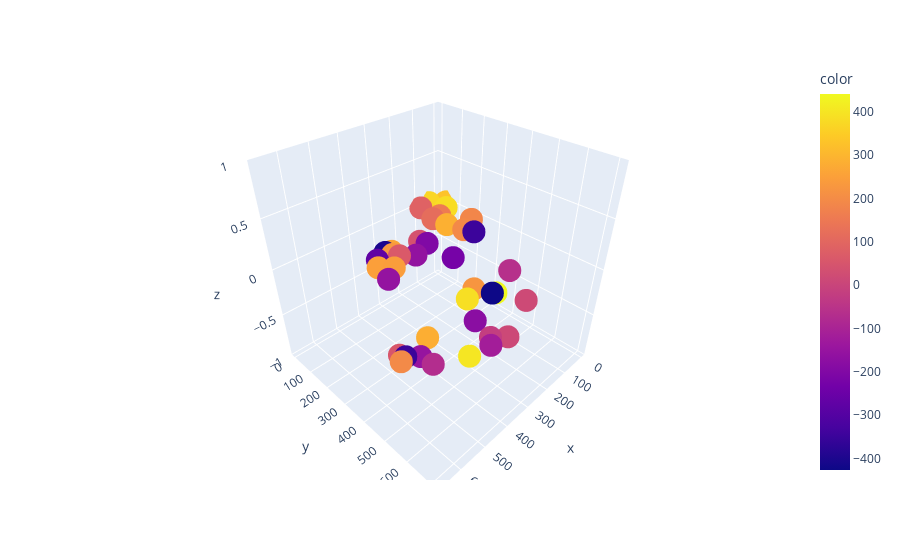

The notebook cell saved with this chart:
### Code cell
import plotly.express as px
import numpy as np
nparr=output.detach().numpy()

zstub = np.zeros(npout.T[0,:].shape)
fig = px.scatter_3d(x= np.asarray(coor_list)[:,0], y=np.asarray(coor_list)[:,1], z=zstub, color=npout.T[0,:])
fig.show()

### Figure 1 — Plotly figure (JSON) as saved in the notebook; plotly's stock layout.template omitted (floating-point values rounded to 4 significant figures)
{"data": [{"hovertemplate": "x=%{x}<br>y=%{y}<br>z=%{z}<br>color=%{marker.color}<extra></extra>", "legendgroup": "", "marker": {"color": [327.2, 369.5, 85.22, 157.1, 116.9, 285.9, 41.21, -201.1, -160.7, 62.08, 229.1, 260.1, -402.9, -273.8, 248.9, 243.8, -156.8, 386.5, 223.7, -426.9, -178.3, 281.8, -349.3, 53.54, 194.3, -151.0, -71.73, 401.2, -118.3, -21.6, 13.5, 15.16, 440.7, -62.79, -225.4, -347.4, 192.7, 185.4, 383.8], "coloraxis": "coloraxis", "symbol": "circle"}, "mode": "markers", "name": "", "scene": "scene", "showlegend": false, "x": [1.0, 50.65, 99.85, 92.49, 125.0, 119.8, 260.6, 252.3, 325.2, 364.5, 374.4, 364.9, 383.8, 429.1, 453.8, 419.6, 469.9, 374.6, 326.5, 304.8, 428.3, 562.8, 647.1, 654.4, 666.0, 621.0, 617.6, 536.0, 470.4, 448.9, 415.8, 263.6, 296.5, 182.6, 252.5, 89.64, 103.6, 32.37, 32.85], "y": [43.42, 1.0, 9.645, 104.9, 103.3, 170.1, 183.7, 211.8, 238.4, 202.5, 180.2, 163.5, 153.1, 170.7, 206.4, 243.3, 277.9, 517.6, 498.4, 551.7, 599.2, 554.7, 566.2, 550.8, 571.4, 593.0, 635.2, 681.1, 693.9, 673.5, 705.0, 644.7, 558.1, 515.3, 336.4, 274.4, 238.9, 207.9, 76.81], "z": [0.0, 0.0, 0.0, 0.0, 0.0, 0.0, 0.0, 0.0, 0.0, 0.0, 0.0, 0.0, 0.0, 0.0, 0.0, 0.0, 0.0, 0.0, 0.0, 0.0, 0.0, 0.0, 0.0, 0.0, 0.0, 0.0, 0.0, 0.0, 0.0, 0.0, 0.0, 0.0, 0.0, 0.0, 0.0, 0.0, 0.0, 0.0, 0.0], "type": "scatter3d"}], "layout": {"scene": {"domain": {"x": [0.0, 1.0], "y": [0.0, 1.0]}, "xaxis": {"title": {"text": "x"}}, "yaxis": {"title": {"text": "y"}}, "zaxis": {"title": {"text": "z"}}}, "coloraxis": {"colorbar": {"title": {"text": "color"}}, "colorscale": [[0.0, "#0d0887"], [0.1111, "#46039f"], [0.2222, "#7201a8"], [0.3333, "#9c179e"], [0.4444, "#bd3786"], [0.5556, "#d8576b"], [0.6667, "#ed7953"], [0.7778, "#fb9f3a"], [0.8889, "#fdca26"], [1.0, "#f0f921"]]}, "legend": {"tracegroupgap": 0}, "margin": {"t": 60}}}
